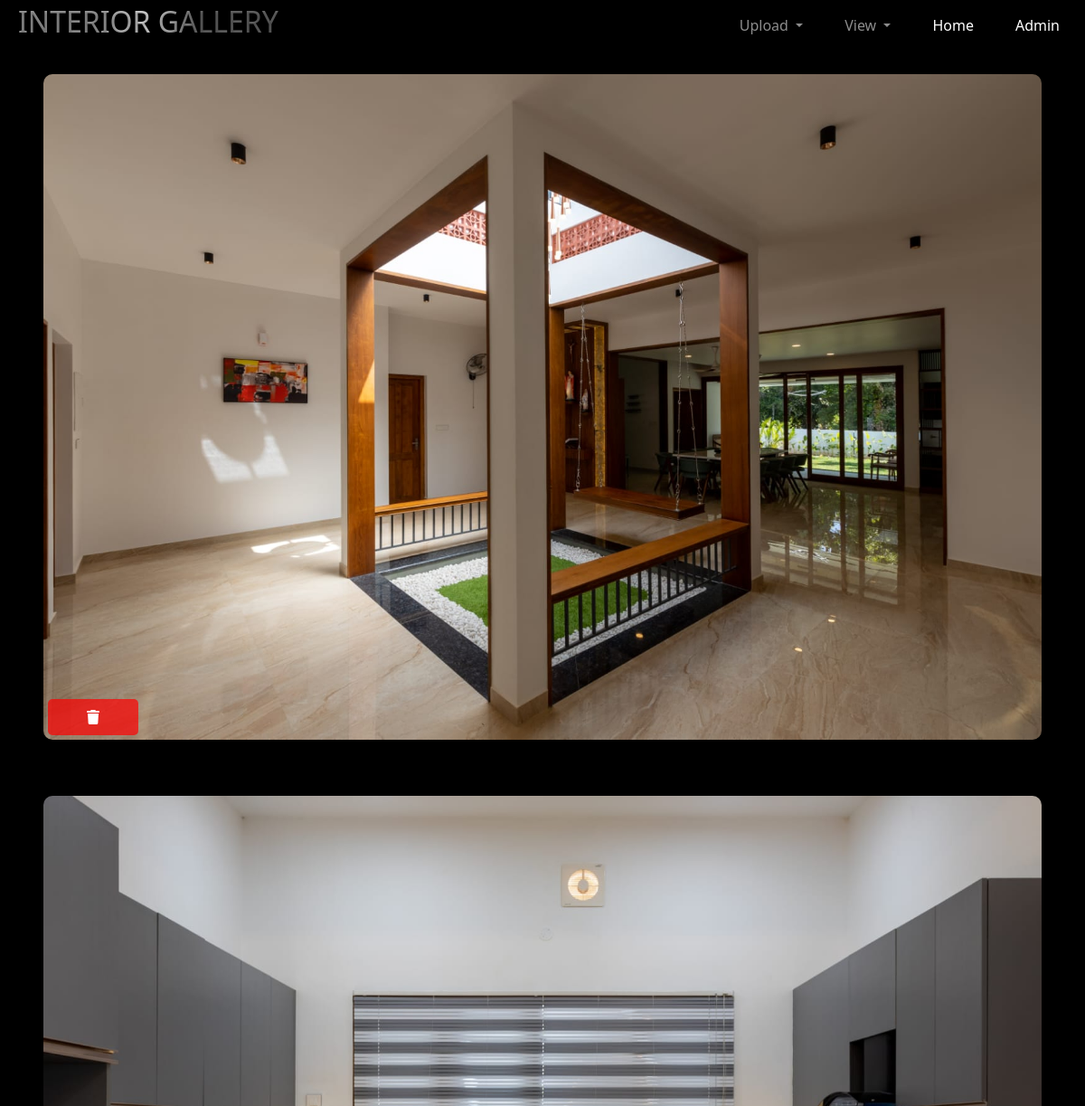
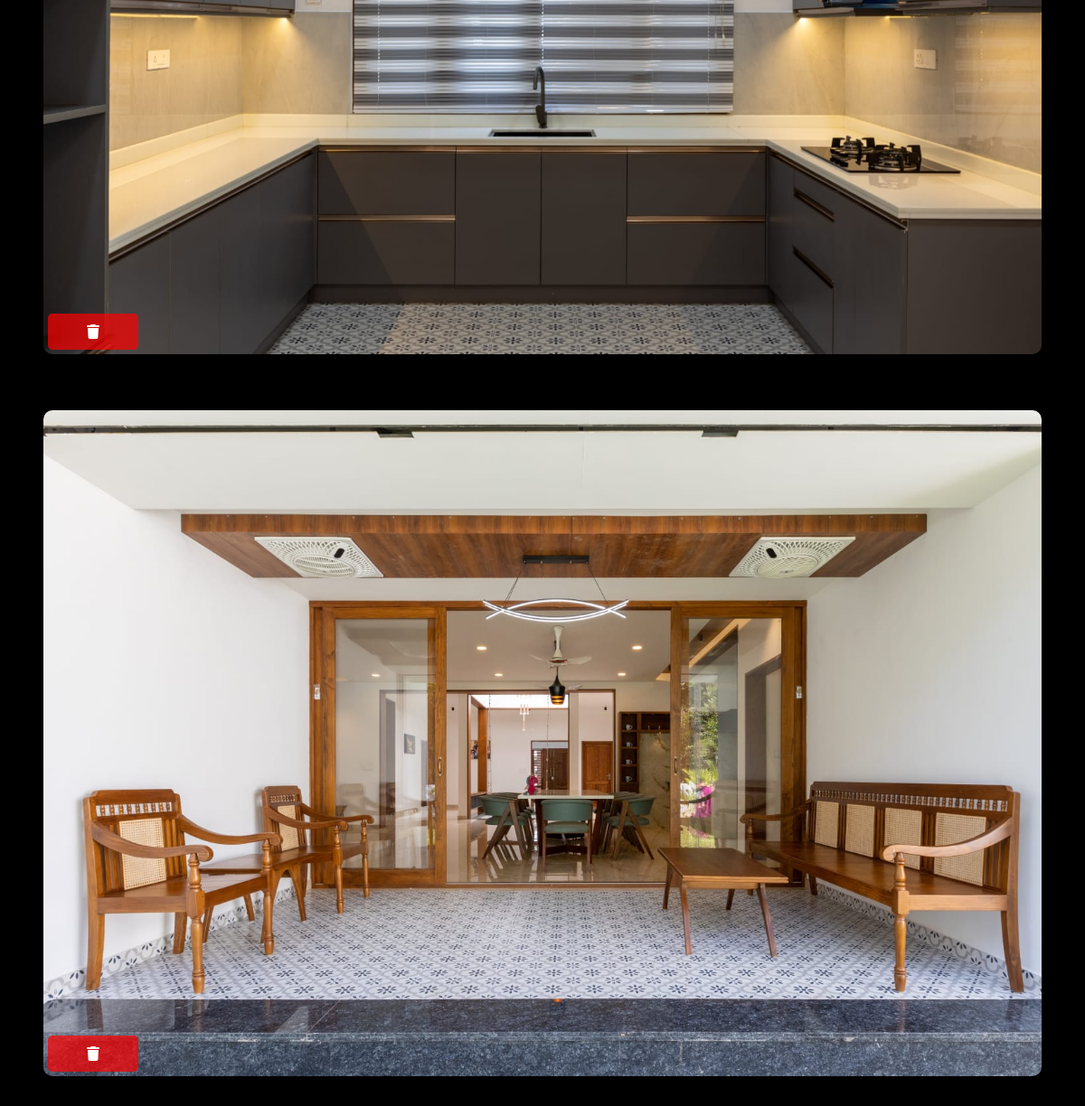
Page /editinterior/ on the committed database (2 pictures, top to bottom).
### credential/models.py (models this page shows)
class Interior(models.Model):
    interior=models.ImageField(upload_to='gallery')
    created_at = models.DateTimeField(auto_now_add=True)

### credential/views.py (the view)
# urls.py: path('editinterior/', views.editinterior, name='editinterior'),
def editinterior(request):
    internal = Interior.objects.all().order_by('-created_at')
    context = {'interior_list': internal}
    return render(request, 'editinterior.html', context)

### templates/editinterior.html (shortened to what this page needs)
{% load static %}
<!DOCTYPE html>
<html lang="en">
<head>
    <link rel="stylesheet" href="https://cdnjs.cloudflare.com/ajax/libs/font-awesome/6.5.2/css/all.min.css" />
    <link href="https://cdn.jsdelivr.net/npm/bootstrap@5.3.3/dist/css/bootstrap.min.css" rel="stylesheet">
    <link rel="stylesheet" href="{% static 'style1.css' %}">
</head>
<body>
<div class="sticky-top bg-dark bg-light-radial shadow-sm px-0">
    <nav class="navbar navbar-expand-lg navbar-dark py-3 py-lg-0 mx-0" >
        <div class="container-fluid">
            <a href="" class="navbar-brand">
                <h1 class="steel-text">INTERIOR GALLERY</h1>
            </a>
        <div class="collapse navbar-collapse" id="navbarCollapse">
            <div class="navbar-nav ms-auto py-0">
                <div class="nav-item dropdown">
                    <a href="#" class="nav-link dropdown-toggle mr-2" id="navbarDropdown" role="button" data-bs-toggle="dropdown" aria-expanded="false">
                        Upload
                    </a>
                </div>
                <div class="nav-item dropdown">
                    <a href="#" class="nav-link dropdown-toggle mr-2" id="navbarDropdown2" role="button" data-bs-toggle="dropdown" aria-expanded="false">
                        View
                    </a>
                </div>
                <a href="{% url 'credential:index' %}" class="nav-item nav-link active mr-2">Home</a>
                <a href="{% url 'credential:dashboard' %}" class="nav-item nav-link active mr-2">Admin</a>
            </div>
        </div>
    </nav>
</div>
<div class="container">
    <div class="row">
        {% for i in interior_list %}
        <div class="col-12">
            <div class="card">
                <img src="{{ i.interior.url }}" alt="Interior Image">
                    <button class="delete-btn" style="width:100px;height:40px;"onclick="deleteInterior('{{ i.id }}')"><i class="fa-solid fa-trash"></i></button>
            </div>
        </div>
        {% endfor %}
    </div>
</div>
</body>
</html>

### static/style1.css (style rules this page uses)
.card { background-color:dark; padding:5px; border-radius:5px; title-color:grey }

### templates/editinterior.html (style rules this page uses)
body { background-color:black; background-size: cover; background-repeat: no-repeat; background-attachment: fixed; overflow-x: hidden; }
.steel-text { color: transparent; background: linear-gradient(to right, #999 30%, #ddd 50%, #666 70%); -webkit-background-clip: text; background-clip: text; text-shadow: 0 2px 3px rgba(0, 0, 0, 0.3); font-size: 2rem; }
.navbar { background-color:black; padding: 0.5rem; display: flex; justify-content: space-between; align-items: center; position: relative; z-index: 999; }
.navbar-nav { justify-content: flex-end; }
.nav-item:not(:last-child) { margin-right: 30px; }
.navbar-brand { margin-left: 0; }
.card { background-color:black; border-radius: 10px; background-size: cover; background-position: center; position: relative; color: white; text-shadow: 0 2px 3px rgba(0, 0, 0, 0.3); margin-bottom: 30px; margin-top: 20px; }
.card img { border-radius: 10px; height: 100%; width: 100%; object-fit: cover; }
.delete-btn { position: absolute; bottom: 10px; left: 10px; background-color: rgba(255, 0, 0, 0.7); border: none; border-radius: 5px; color: white; padding: 5px 10px; cursor: pointer; }

### rows in the picture
Interior: interior (picture), {{ i.id }} 4 (drawn)
Interior: interior (picture)
Interior: interior (picture), {{ i.id }} 1 (drawn)
